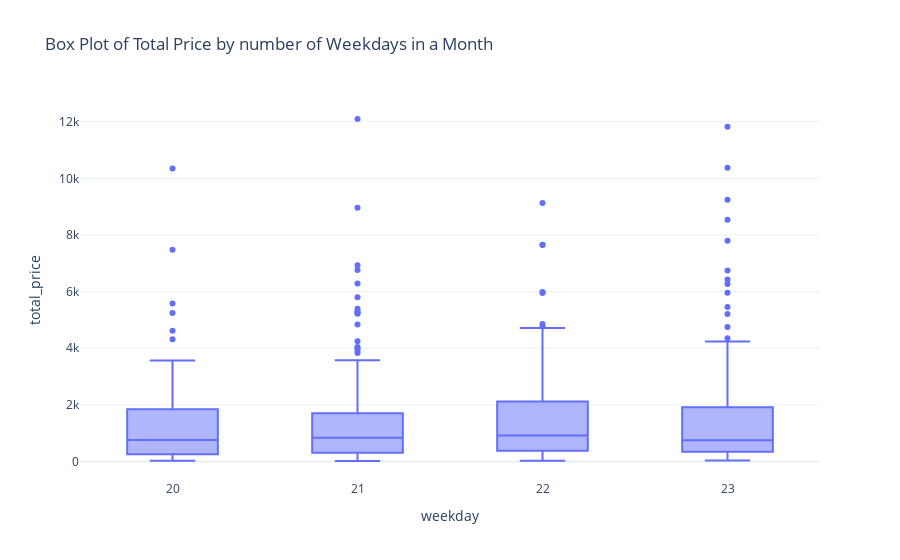

Notebook cell for this chart:
### Code cell
fig = px.box(df, x='weekday', 
             y='total_price', 
             title='Box Plot of Total Price by number of Weekdays in a Month')
fig.show()

### Figure 1 — Plotly figure (JSON) as saved in the notebook; plotly's stock layout.template omitted (floating-point values rounded to 4 significant figures; data arrays with more than 128 entries replaced by an {"elided": "..."} marker saying what was removed)
{"data": [{"alignmentgroup": "True", "hovertemplate": "weekday=%{x}<br>total_price=%{y}<extra></extra>", "legendgroup": "", "marker": {"color": "#636efa"}, "name": "", "notched": false, "offsetgroup": "", "orientation": "v", "showlegend": false, "type": "box", "x": {"elided": "676 int values"}, "x0": " ", "xaxis": "x", "y": {"elided": "676 float values"}, "y0": " ", "yaxis": "y"}], "layout": {"boxmode": "group", "legend": {"tracegroupgap": 0}, "title": {"text": "Box Plot of Total Price by number of Weekdays in a Month"}, "xaxis": {"anchor": "y", "domain": [0, 1], "title": {"text": "weekday"}}, "yaxis": {"anchor": "x", "domain": [0, 1], "title": {"text": "total_price"}}}}
